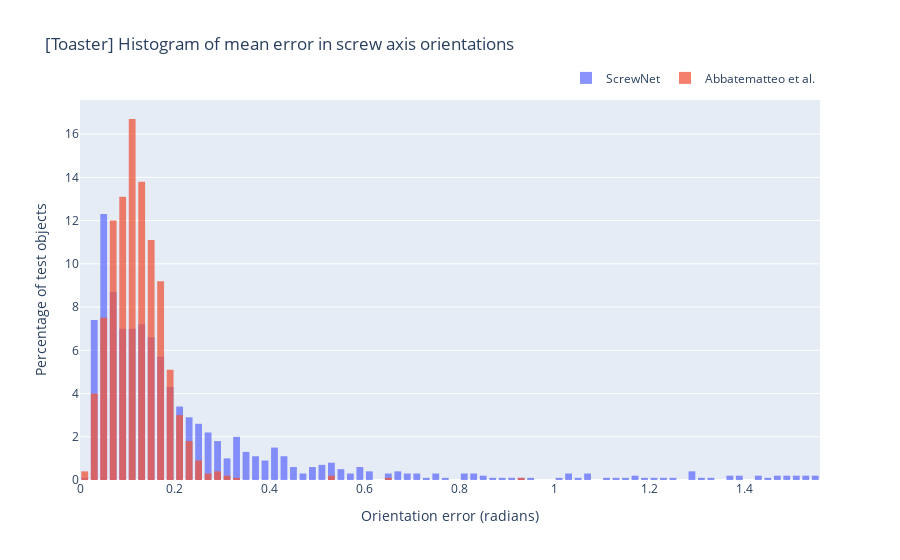
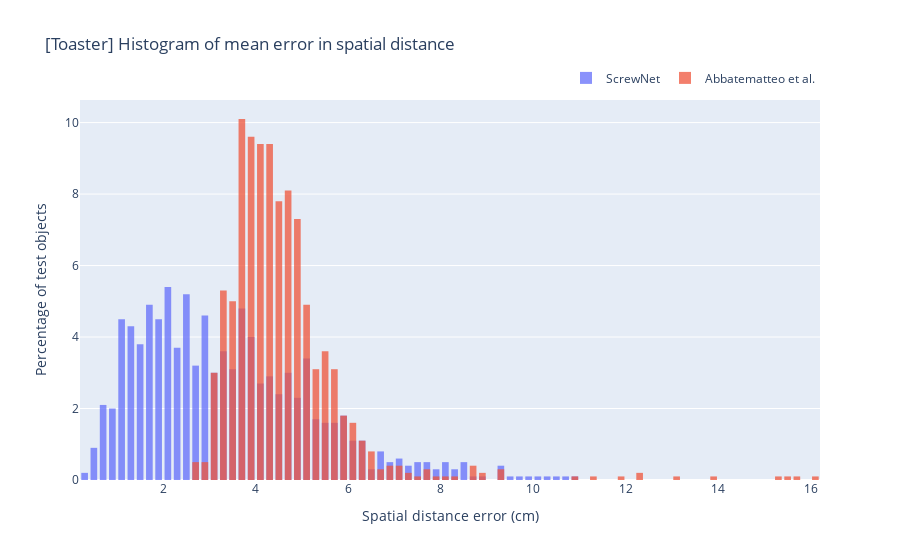
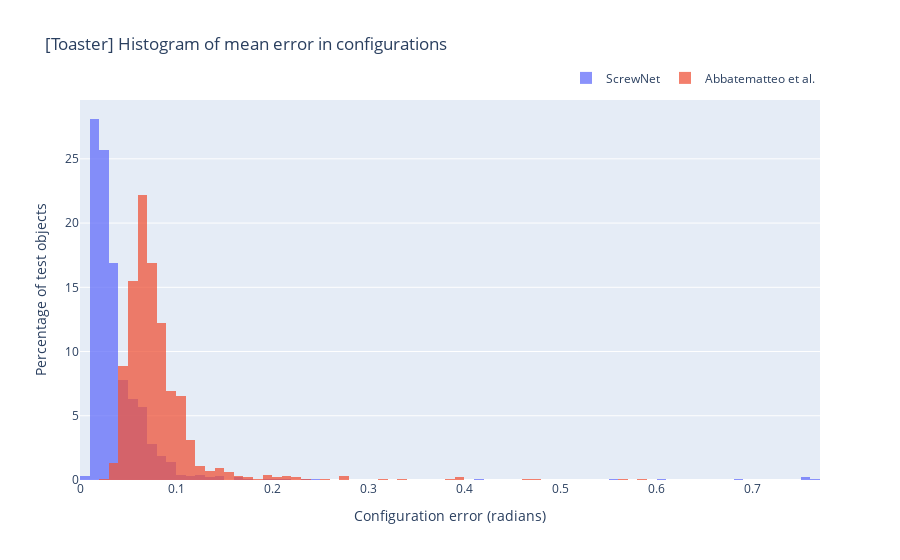

Notebook cell for these charts, in order:
### Code cell
## Toaster
ours_file = '/Users/jainajinkya/research/ArticulationModel/results/toaster/ours/nnv1_synArt_20000/test_prediction_data.pkl'
with open(ours_file, 'rb') as f:
    ours = pickle.load(f)

ben_toast_f = '/Users/jainajinkya/research/ArticulationModel/results/toaster/ben/ben_toaster/test_prediction_data.pkl'
with open(ben_toast_f, 'rb') as f:
    ben_toast = pickle.load(f)

## Orientation
fig = go.Figure()
fig.add_trace(go.Histogram(x=ours['ori_err_mean'], histnorm='percent', name='ScrewNet', bingroup=1))
fig.add_trace(go.Histogram(x=ben_toast['ori_err_mean'], histnorm='percent', name='Abbatematteo et al.', bingroup=1))

fig.update_layout(
    title_text='[Toaster] Histogram of mean error in screw axis orientations', # title of plot
    xaxis_title_text='Orientation error (radians)', # xaxis label
    yaxis_title_text='Percentage of test objects', # yaxis label
    bargap=0.2, # gap between bars of adjacent location coordinates
    bargroupgap=0.1, # gap between bars of the same location coordinates
    barmode='overlay'
)

# Reduce opacity to see both histograms
fig.update_traces(opacity=0.75)
fig.update_layout(legend=dict(orientation="h", yanchor="bottom", y=1.02, xanchor="right", x=1))
fig.show()

## Spatial Distance
fig = go.Figure()
fig.add_trace(go.Histogram(x=ours['dist_err_mean']*100., histnorm='percent', name='ScrewNet', bingroup=2))
fig.add_trace(go.Histogram(x=ben_toast['dist_err_mean']*100., histnorm='percent', name='Abbatematteo et al.', bingroup=2))

fig.update_layout(
    title_text='[Toaster] Histogram of mean error in spatial distance', # title of plot
    xaxis_title_text='Spatial distance error (cm)', # xaxis label
    yaxis_title_text='Percentage of test objects', # yaxis label
    bargap=0.2, # gap between bars of adjacent location coordinates
    bargroupgap=0.1, # gap between bars of the same location coordinates
    barmode='overlay'
)

# Reduce opacity to see both histograms
fig.update_traces(opacity=0.75)
fig.update_layout(legend=dict(orientation="h", yanchor="bottom", y=1.02, xanchor="right", x=1))
fig.show()

## Configuration
fig = go.Figure()
fig.add_trace(go.Histogram(x=ours['theta_err_mean'], histnorm='percent', name='ScrewNet', bingroup=3))
fig.add_trace(go.Histogram(x=ben_toast['theta_err_mean'], histnorm='percent', name='Abbatematteo et al.', bingroup=3))

fig.update_layout(
    title_text='[Toaster] Histogram of mean error in configurations', # title of plot
    xaxis_title_text='Configuration error (radians)', # xaxis label
    yaxis_title_text='Percentage of test objects', # yaxis label
#     bargap=0.2, # gap between bars of adjacent location coordinates
#     bargroupgap=0.1, # gap between bars of the same location coordinates
    barmode='overlay'
)

# Reduce opacity to see both histograms
fig.update_traces(opacity=0.75)
fig.update_layout(legend=dict(orientation="h", yanchor="bottom", y=1.02, xanchor="right", x=1))
fig.show()

### Figure 1 — Plotly figure (JSON) as saved in the notebook; plotly's stock layout.template omitted (floating-point values rounded to 4 significant figures; data arrays with more than 128 entries replaced by an {"elided": "..."} marker saying what was removed)
{"data": [{"bingroup": "1", "histnorm": "percent", "name": "ScrewNet", "opacity": 0.75, "type": "histogram", "x": {"elided": "1000 float values"}}, {"bingroup": "1", "histnorm": "percent", "name": "Abbatematteo et al.", "opacity": 0.75, "type": "histogram", "x": {"elided": "1000 float values"}}], "layout": {"bargap": 0.2, "bargroupgap": 0.1, "barmode": "overlay", "legend": {"orientation": "h", "x": 1, "xanchor": "right", "y": 1.02, "yanchor": "bottom"}, "title": {"text": "[Toaster] Histogram of mean error in screw axis orientations"}, "xaxis": {"title": {"text": "Orientation error (radians)"}}, "yaxis": {"title": {"text": "Percentage of test objects"}}}}

### Figure 2 — Plotly figure (JSON) as saved in the notebook; plotly's stock layout.template omitted (floating-point values rounded to 4 significant figures; data arrays with more than 128 entries replaced by an {"elided": "..."} marker saying what was removed)
{"data": [{"bingroup": "2", "histnorm": "percent", "name": "ScrewNet", "opacity": 0.75, "type": "histogram", "x": {"elided": "1000 float values"}}, {"bingroup": "2", "histnorm": "percent", "name": "Abbatematteo et al.", "opacity": 0.75, "type": "histogram", "x": {"elided": "1000 float values"}}], "layout": {"bargap": 0.2, "bargroupgap": 0.1, "barmode": "overlay", "legend": {"orientation": "h", "x": 1, "xanchor": "right", "y": 1.02, "yanchor": "bottom"}, "title": {"text": "[Toaster] Histogram of mean error in spatial distance"}, "xaxis": {"title": {"text": "Spatial distance error (cm)"}}, "yaxis": {"title": {"text": "Percentage of test objects"}}}}

### Figure 3 — Plotly figure (JSON) as saved in the notebook; plotly's stock layout.template omitted (floating-point values rounded to 4 significant figures; data arrays with more than 128 entries replaced by an {"elided": "..."} marker saying what was removed)
{"data": [{"bingroup": "3", "histnorm": "percent", "name": "ScrewNet", "opacity": 0.75, "type": "histogram", "x": {"elided": "1000 float values"}}, {"bingroup": "3", "histnorm": "percent", "name": "Abbatematteo et al.", "opacity": 0.75, "type": "histogram", "x": {"elided": "1000 float values"}}], "layout": {"barmode": "overlay", "legend": {"orientation": "h", "x": 1, "xanchor": "right", "y": 1.02, "yanchor": "bottom"}, "title": {"text": "[Toaster] Histogram of mean error in configurations"}, "xaxis": {"title": {"text": "Configuration error (radians)"}}, "yaxis": {"title": {"text": "Percentage of test objects"}}}}
